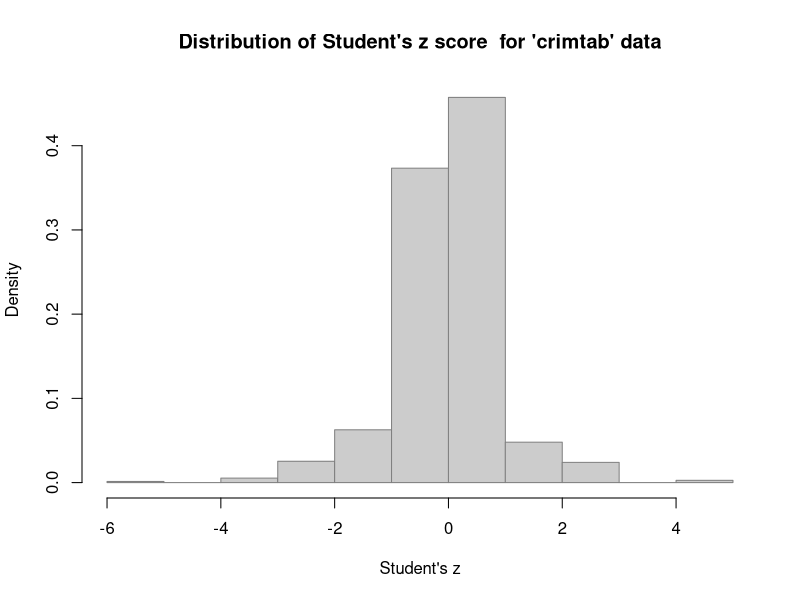

Recreate this plot in R.
crimtab
require(stats)
dim(crimtab)
utils::str(crimtab)
## for nicer printing:
local({cT <- crimtab
       colnames(cT) <- substring(colnames(cT), 2, 3)
       print(cT, zero.print = " ")
})

## Repeat Student's experiment:

# 1) Reconstitute 3000 raw data for heights in inches and rounded to
#    nearest integer as in Student's paper:

(heIn <- round(as.numeric(colnames(crimtab)) / 2.54))
d.hei <- data.frame(height = rep(heIn, colSums(crimtab)))

# 2) shuffle the data:

set.seed(1)
d.hei <- d.hei[sample(1:3000), , drop = FALSE]

# 3) Make 750 samples each of size 4:

d.hei$sample <- as.factor(rep(1:750, each = 4))

# 4) Compute the means and standard deviations (n) for the 750 samples:

h.mean <- with(d.hei, tapply(height, sample, FUN = mean))
h.sd   <- with(d.hei, tapply(height, sample, FUN = sd)) * sqrt(3/4)

# 5) Compute the difference between the mean of each sample and
#    the mean of the population and then divide by the
#    standard deviation of the sample:

zobs <- (h.mean - mean(d.hei[,"height"]))/h.sd

# 6) Replace infinite values by +/- 6 as in Student's paper:

zobs[infZ <- is.infinite(zobs)] # none of them 
zobs[infZ] <- 6 * sign(zobs[infZ])

# 7) Plot the distribution:

require(grDevices); require(graphics)
hist(x = zobs, probability = TRUE, xlab = "Student's z",
     col = grey(0.8), border = grey(0.5),
     main = "Distribution of Student's z score  for 'crimtab' data")
